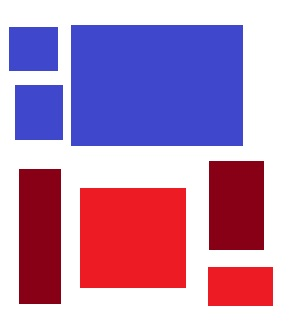
#> input picture Rotulacao/imagem.jpeg, 294 x 322 px
$ python rotulacao.py
#> lines starting #> are read from the running program, lines starting #| are printed output that depends on the picture; after the words box and inside, x2 and y2 are one past the last pixel; in counts of white or black regions, pixels touching at a corner belong together
import cv2 as cv
import random
from PIL import Image

def binarizar(img, threshold):
    binarizada = img
    for i in range(width):
        for j in range(height):
            R, G, B = img.getpixel((i, j))
            if ( (R + G + B) / 3 <= threshold):
                # regions
                binarizada.putpixel((i, j), (0, 0, 0))
            else:
                # backgrond
                binarizada.putpixel((i, j), (255, 255, 255))
    return binarizada

image_file_name = "imagem.jpeg"
original_image = Image.open(image_file_name)
#> original_image is the input picture: PIL image 294x322 RGB; mean R, G, B 186.7, 145.1, 184.2
width, height = original_image.size
#> width = 294; height = 322
print('------- Dimensões da imagem:')
print("------> Altura: ", height)
#| ------> Altura:  322
print("------> Largura: ", width)
#| ------> Largura:  294


#Transforma a imagem original em uma imagem binária
binarizada_image = binarizar(original_image, 127)
#> after the loop in binarizar, `for i in range(width):`:
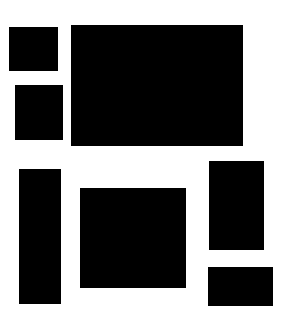
#> binarizada: PIL image 294x322 RGB; 47.9% white; 1 white region, box (x1, y1, x2, y2) and area: (0, 0, 294, 322) 45360

# Salvar imagem binarizada
binarizada_image.save(f'binaria-{image_file_name}')

img = cv.imread('binaria-'+image_file_name)
#> img: shape (322, 294, 3); min 0, max 255, mean 122.2
cv.imshow('Imagem Binarizada', img)
cv.waitKey()
cv.destroyAllWindows()

# Copia matrix para rotulação
labeling = binarizada_image
case1 = 0
case2 = 0
case3 = 0
case4 = 0

for i in range(1, width):
    for j in range(1, height):
        s = binarizada_image.getpixel((i - 1, j))
        r = binarizada_image.getpixel((i, j - 1))
        p = binarizada_image.getpixel((i, j))

        # Se p for preto ele vai passa direto
        if p != (255, 255, 255):

            # case 4
            # Os pixels vizinhos são pretos e têm rótulos diferentes.
            # O que significa que as regiões rotuladas se encontraram.
            # Nesse caso, os rótulos são combinados e a nova região é rotulada com o menor número de rótulo.
            if (s != (255, 255, 255) and r != (255, 255, 255)) and (labeling.getpixel((i - 1, j)) != labeling.getpixel((i, j - 1))):
                case4 += 1
                labeling.putpixel( (i, j), labeling.getpixel((i, j - 1)) )
                labeling.putpixel( (i-1, j), labeling.getpixel((i, j - 1)) )

            # case 3
            # Os pixels vizinhos são pretos e têm o mesmo rótulo,
            # O que significa que o pixel atual pertence à mesma região que seus vizinhos pretos.
            elif (s != (255, 255, 255) and r != (255, 255, 255)) and (labeling.getpixel((i - 1, j)) == labeling.getpixel((i, j - 1))):
                case3 += 1
                labeling.putpixel( (i, j), labeling.getpixel((i, j - 1)) )

            # case 2
            # Um dos pixels vizinhos é preto e o outro é branco,
            # O que significa que o pixel atual está na borda de uma região.
            # Nesse caso, o pixel atual recebe o rótulo do pixel vizinho preto.
            elif s != (255, 255, 255) or r != (255, 255, 255):
                case2 += 1
                if s != (255, 255, 255):
                    labeling.putpixel((i, j), labeling.getpixel((i - 1, j)))
                elif r != (255, 255, 255):
                    labeling.putpixel((i, j), labeling.getpixel((i, j - 1)))

            # case 1
            # Os pixels vizinhos são brancos e o pixel atual também é branco,
            # o que significa que o pixel atual não faz parte de nenhuma região rotulada anteriormente.
            # Nesse caso, um novo rótulo é atribuído ao pixel atual.
            elif s != (0, 0, 0) and r != (0, 0, 0):
                r = random.randint(0, 255)
                g = random.randint(0, 255)
                b = random.randint(0, 255)

                labeling.putpixel((i, j), (r, g-50, b))
                case1 += 1
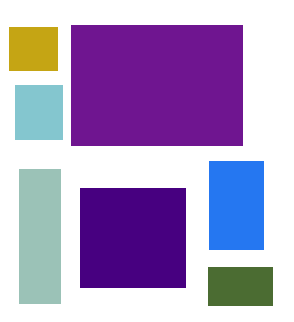
#> labeling: PIL image 294x322 RGB; mean R, G, B 175.9, 156.7, 199.2
#> after the loop, b = 241; case1 = 7; case2 = 1106; case3 = 48195; case4 = 0; g = 169

# Salvar imagem rotulada
labeling.save('rotulada-'+image_file_name)
print('case1:', case1)
#| case1: 7
print('case2:', case2)
#| case2: 1106
print('case3:', case3)
#| case3: 48195
print('case4:', case4)
#| case4: 0

# using opencv to open image
img = cv.imread('rotulada-'+image_file_name)
cv.imshow('Imagem Rotulada', img)
cv.waitKey()
cv.destroyAllWindows()
